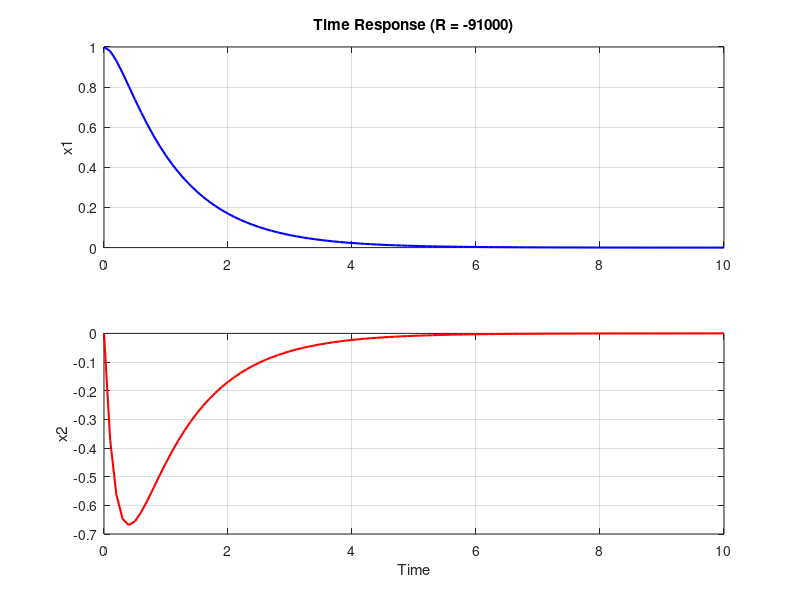
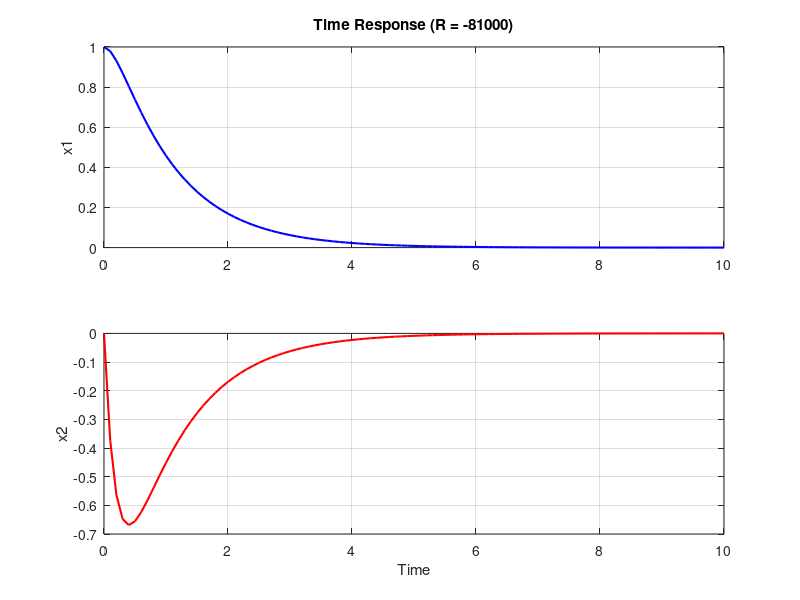
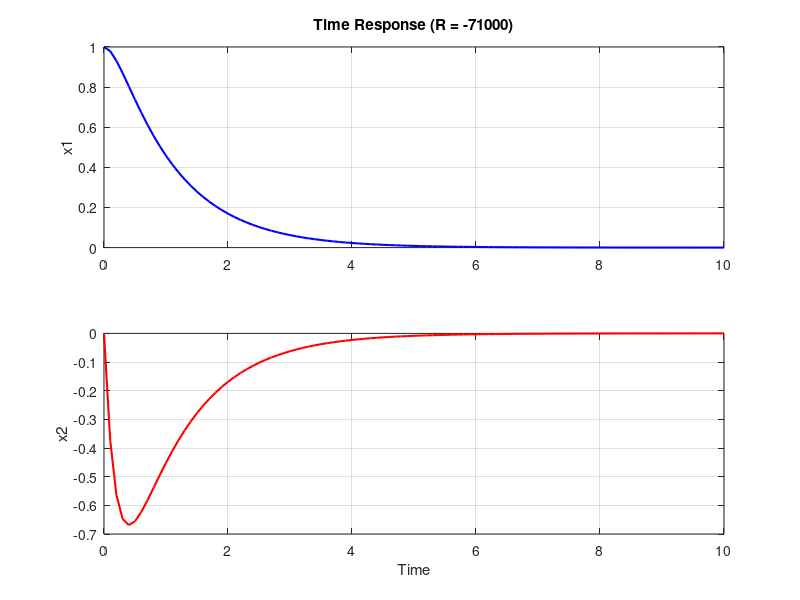
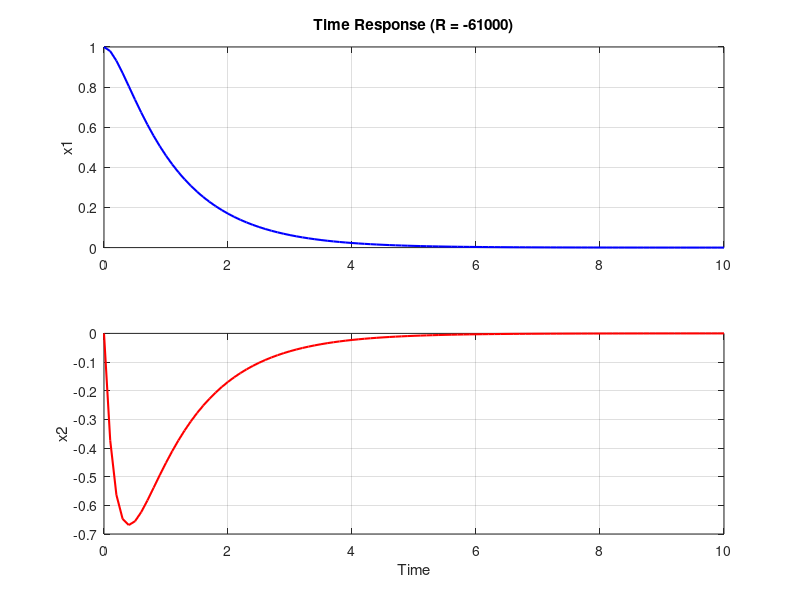

These charts were generated, in order, by the following MATLAB code: (Note: this script raises an error after producing the figures.)
A = [0 1; -5 -6];
B = [0; 1];
Q = [1 0; 0 1];
x0 = [1; 0];

R_values = -100000:1000:100000;
R_values = [R_values 11000 21000 31000 41000 51000 61000 71000 81000 91000]; % 追加のRの値

for i = 1:length(R_values)
    R = R_values(i);

    [K, P, ~] = lqr(A, B, Q, abs(R));

    t = 0:0.1:10;
    sys = ss(A-B*K, B, eye(2), zeros(2,1));
    [~, ~, x] = initial(sys, x0, t);

    if mod(i, 10) == 0 || ismember(R, [11000 21000 31000 41000 51000 61000 71000 81000 91000]) % 10の倍数または指定したRの値の場合にグラフを表示
        figure;
        subplot(2, 1, 1);
        plot(t, x(:, 1), 'b', 'LineWidth', 1.5);
        ylabel('x1');
        title(['Time Response (R = ' num2str(R_values(i)) ')']);
        grid on;

        subplot(2, 1, 2);
        plot(t, x(:, 2), 'r', 'LineWidth', 1.5);
        ylabel('x2');
        xlabel('Time');
        grid on;
    end
end
